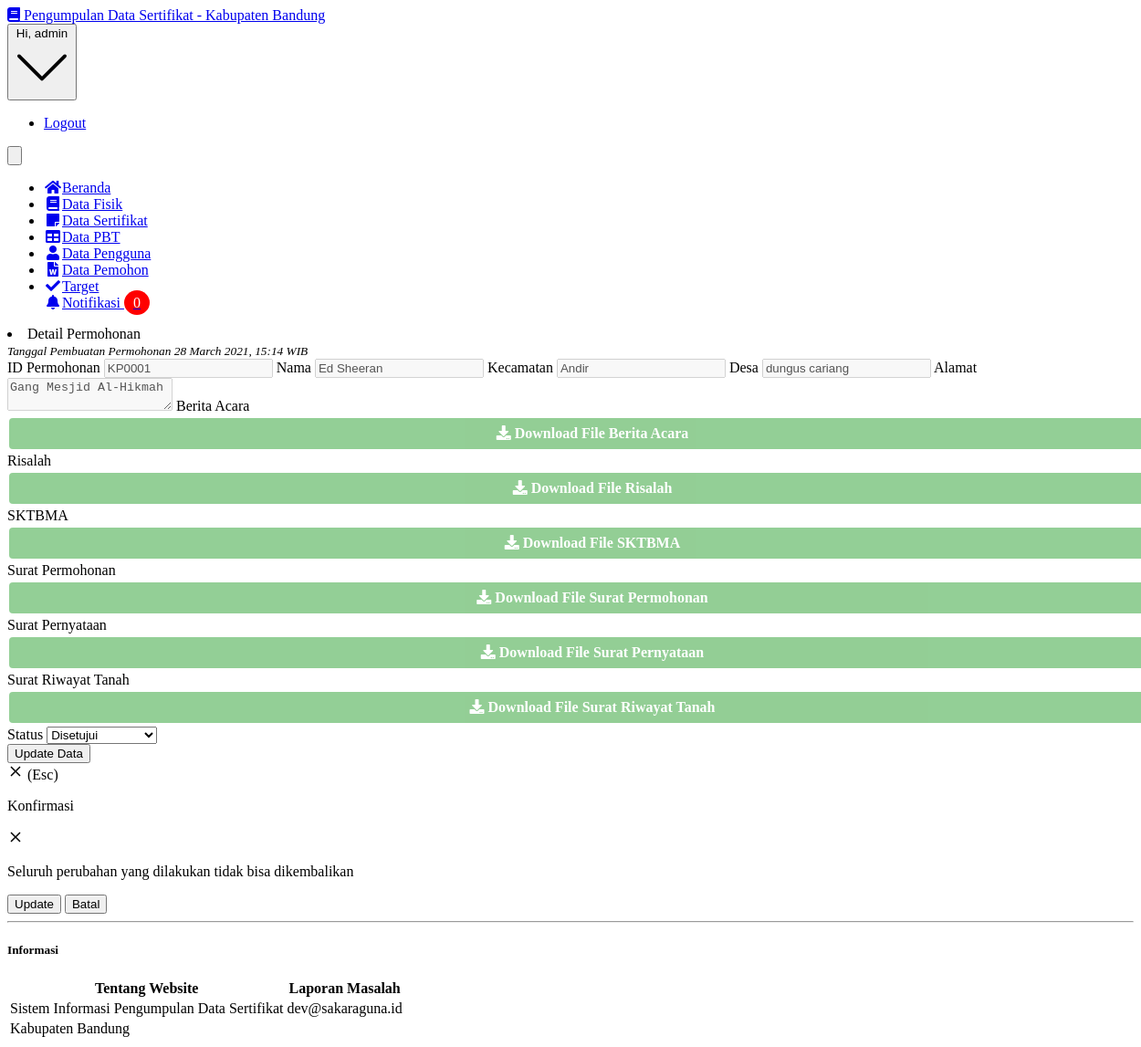
Screenshot of /admin/edit_permohonan.php?id_permohonan=KP0001 (signed in) with the database file from the repository.
### tables this page shows
CREATE TABLE `pemohon_file` (
  `id_pemohon_file` int(5) NOT NULL,
  `id_permohonan` varchar(6) NOT NULL,
  `berita_acara` varchar(255) NOT NULL,
  `risalah` varchar(255) NOT NULL,
  `sktbma` varchar(255) NOT NULL,
  `s_permohonan` varchar(255) NOT NULL,
  `s_pernyataan` varchar(255) NOT NULL,
  `s_riwayat_tanah` varchar(255) NOT NULL
);

CREATE TABLE `user` (
  `id_user` int(5) NOT NULL,
  `username` varchar(20) NOT NULL,
  `password` varchar(50) NOT NULL,
  `email` varchar(50) NOT NULL,
  `nama_lengkap` varchar(50) NOT NULL,
  `jabatan` varchar(10) NOT NULL,
  `dibuat_pada` timestamp(6) NOT NULL DEFAULT CURRENT_TIMESTAMP(6) ON UPDATE CURRENT_TIMESTAMP(6)
);

CREATE TABLE `permohonan` (
  `id_permohonan` varchar(6) NOT NULL,
  `id_user` int(5) NOT NULL,
  `kecamatan` varchar(255) NOT NULL,
  `desa` varchar(255) NOT NULL,
  `alamat` text NOT NULL,
  `status` enum('Belum Di Setujui','Disetujui','Ditolak') NOT NULL,
  `notif` enum('read','unread') NOT NULL,
  `notif_fisik` enum('read','unread') NOT NULL,
  `notif_yuridis` enum('read','unread') NOT NULL,
  `date_created` datetime NOT NULL DEFAULT CURRENT_TIMESTAMP
);

### admin/edit_permohonan.php (the view, shortened to what this page needs)
<?php
	include '../core/conn.php';
$ambilNotif = mysqli_query($connection,"SELECT * FROM permohonan WHERE notif = 'unread' ORDER BY id_permohonan ASC");
$jumlahNotif = mysqli_num_rows($ambilNotif);
$id_permohonan = $_GET['id_permohonan'];
$data = mysqli_query($connection, "SELECT p.id_permohonan, p.id_user, p.desa, p.kecamatan, p.alamat, p.status, p.notif, p.date_created, pf.berita_acara, pf.risalah, pf.sktbma, pf.s_permohonan, pf.s_pernyataan, pf.s_riwayat_tanah FROM permohonan AS p INNER JOIN pemohon_file AS pf ON p.id_permohonan = pf.id_permohonan WHERE p.id_permohonan='$id_permohonan'");
                while($d = mysqli_fetch_array($data)){
?>
<!DOCTYPE html>
<html lang="en">
  <head>
    <link rel="stylesheet" href="https://use.fontawesome.com/releases/v5.3.1/css/all.css">
    <link href="../assets/css/style.css" rel="stylesheet" type="text/css">
  </head>
  <body class="bg-gray-100 font-sans leading-normal tracking-normal">
    <nav id="header" class="bg-white fixed w-full z-10 top-0 shadow">
      <div class="w-full container mx-auto flex flex-wrap items-center mt-0 pt-3 pb-3 md:pb-0">
        <div class="w-1/2 pl-2 md:pl-0">
          <a class="text-gray-900 text-base xl:text-xl no-underline hover:no-underline font-bold" href="#">
          <i class="fas fa-book text-orange-600 pr-3"></i> Pengumpulan Data Sertifikat - Kabupaten Bandung
          </a>
        </div>
        <div class="w-1/2 pr-0">
          <div class="flex relative inline-block float-right">
            <div class="relative text-sm">
              <button id="userButton" class="flex items-center focus:outline-none mr-3">
                Hi, <?php echo $_SESSION['username'];?> </span>
              </button>
              <div id="userMenu" class="bg-white rounded shadow-md mt-2 absolute mt-12 top-0 right-0 min-w-full overflow-auto z-30 invisible">
                <ul class="list-reset">
                  <li><a href="../core/logout.php" class="px-4 py-2 block text-gray-900 hover:bg-gray-400 no-underline hover:no-underline">Logout</a></li>
                </ul>
              </div>
            </div>
            <div class="block lg:hidden pr-4">
              <button id="nav-toggle" class="flex items-center px-3 py-2 border rounded text-gray-500 border-gray-600 hover:text-gray-900 hover:border-teal-500 appearance-none focus:outline-none">
              </button>
            </div>
          </div>
        </div>
        <div class="w-full flex-grow lg:flex lg:items-center lg:w-auto hidden lg:block mt-2 lg:mt-0 bg-white z-20" id="nav-content">
          <ul class="list-reset lg:flex flex-1 items-center px-4 md:px-0">
            <li class="mr-6 my-2 md:my-0">
              <a href="index.php" class="block py-1 md:py-3 pl-1 align-middle text-gray-500 no-underline hover:text-gray-900 border-b-2 border-white hover:border-orange-600">
              <i class="fas fa-home fa-fw mr-3 text-gray-500"></i><span class="pb-1 md:pb-0 text-sm">Beranda</span>
              </a>
            </li>
            <li class="mr-6 my-2 md:my-0">
              <a href="fisik.php" class="block py-1 md:py-3 pl-1 align-middle text-gray-500 no-underline hover:text-gray-900 border-b-2 border-white hover:border-pink-500">
              <i class="fas fa-book fa-fw mr-3"></i><span class="pb-1 md:pb-0 text-sm">Data Fisik</span>
              </a>
            </li>
            <li class="mr-6 my-2 md:my-0">
              <a href="sertifikat.php" class="block py-1 md:py-3 pl-1 align-middle text-gray-500 no-underline hover:text-gray-900 border-b-2 border-white hover:border-purple-500">
              <i class="fa fa-sticky-note fa-fw mr-3"></i><span class="pb-1 md:pb-0 text-sm">Data Sertifikat</span>
              </a>
            </li>
            <li class="mr-6 my-2 md:my-0">
              <a href="pbt.php" class="block py-1 md:py-3 pl-1 align-middle text-gray-500 no-underline hover:text-gray-900 border-b-2 border-white hover:border-green-500">
              <i class="fas fa-table fa-fw mr-3"></i><span class="pb-1 md:pb-0 text-sm">Data PBT</span>
              </a>
            </li>
            <li class="mr-6 my-2 md:my-0">
              <a href="users.php" class="block py-1 md:py-3 pl-1 align-middle text-gray-500 no-underline hover:text-gray-900 border-b-2 border-white hover:border-red-500">
              <i class="fa fa-user fa-fw mr-3"></i><span class="pb-1 md:pb-0 text-sm">Data Pengguna</span>
              </a>
            </li>
            <li class="mr-6 my-2 md:my-0">
              <a href="permohonan.php" class="block py-1 md:py-3 pl-1 align-middle text-blue-500 no-underline hover:text-gray-900 border-b-2 border-white border-blue-500">
              <i class="fa fa-file-word fa-fw mr-3"></i><span class="pb-1 md:pb-0 text-sm">Data Pemohon</span>
              </a>
            </li>
            <li class="mr-6 my-2 md:my-0">
              <a href="target.php" class="block py-1 md:py-3 pl-1 align-middle text-gray-500 no-underline hover:text-gray-900 border-b-2 border-white hover:border-yellow-500">
              <i class="fa fa-check fa-fw mr-3"></i><span class="pb-1 md:pb-0 text-sm">Target</span>
              </a>
            </li>
            <li class="dropdown mr-6 my-2 md:my-0">
              <a href="#" class="block py-1 md:py-3 pl-1 align-middle text-gray-500 no-underline hover:text-gray-900 border-b-2 border-white">
              <i class="fa fa-bell fa-fw mr-3"></i><span class="pb-1 md:pb-0 text-sm">Notifikasi <span class="badge"><?php echo $jumlahNotif;?></span></span>
              </a>
            </li>
          </ul>
        </div>
      </div>
    </nav>
    <div class="container w-full mx-auto pt-20">
      <div class="w-full px-4 md:px-0 md:mt-8 mb-16 text-gray-800 leading-normal ">
        <div class="inline flex flex-wrap items-center justify-center">
          <div class="w-full md:w-1/2 xl:w-1/2 p-3">
            <div class="bg-white border rounded shadow p-10">
                <li class="list-none"><span class="text-xl font-bold">Detail Permohonan</span></li>
                <?php
                $id_user = $d['id_user'];
                $nama = mysqli_query($connection, "SELECT nama_lengkap FROM user WHERE id_user=$id_user");
                while ($row = $nama->fetch_assoc()) {
              ?>
              <small><i>Tanggal Pembuatan Permohonan <?php  echo strftime('%d %B %Y, %H:%M',strtotime($d['date_created'])); echo " WIB";?></i></small>
              <form action="" method="POST" class="bg-white rounded mt-4">
                <label for="id_permohonan" class="flex flex-wrap text-sm font-bold text-gray-500 leading-tight">ID Permohonan</label>
                <input disabled id="id_permohonan" autocomplete=off type="text" class="mt-1 inline-block bg-gray-300 focus:border-green-500 focus:border-6 shadow-sm appearance-none border rounded w-full py-2 px-3 text-sm text-gray-700 leading-normal focus:outline-none mb-4"  name="id_permohonan" value="<?=$d['id_permohonan'];?>"/>
                <label for="nama_lengkap" class="flex flex-wrap text-sm font-bold text-gray-500 leading-tight">Nama</label>
                <input disabled id="nama_lengkap" autocomplete=off type="text" class="mt-1 inline-block bg-gray-300 focus:border-green-500 focus:border-6 shadow-sm appearance-none border rounded w-full py-2 px-3 text-sm text-gray-700 leading-normal focus:outline-none mb-4"  name="nama_lengkap" value="<?=$row['nama_lengkap'];?>"/>
                <label for="kecamatan" class="flex flex-wrap text-sm font-bold text-gray-500 leading-tight">Kecamatan</label>
                <input disabled id="kecamatan" autocomplete=off type="text" class="mt-1 inline-block bg-gray-300 focus:border-green-500 focus:border-6 shadow-sm appearance-none border rounded w-full py-2 px-3 text-sm text-gray-700 leading-normal focus:outline-none mb-4"  name="kecamatan" value="<?=$d['kecamatan'];?>"/>
                <label for="desa" class="flex flex-wrap text-sm font-bold text-gray-500 leading-tight">Desa</label>
                <input disabled id="desa" autocomplete=off type="text" class="mt-1 inline-block bg-gray-300 focus:border-green-500 focus:border-6 shadow-sm appearance-none border rounded w-full py-2 px-3 text-sm text-gray-700 leading-normal focus:outline-none mb-4"  name="desa" value="<?=$d['desa'];?>"/>
                <label for="alamat" class="flex flex-wrap text-sm font-bold text-gray-500 leading-tight">Alamat</label>
                <textarea disabled id="alamat" autocomplete=off type="text" class="mt-1 inline-block bg-gray-300 focus:border-green-500 focus:border-6 shadow-sm appearance-none border rounded w-full py-2 px-3 text-sm text-gray-700 leading-normal focus:outline-none mb-4"name="alamat"><?=$d['alamat'];?></textarea>
                <label for="berita_acara" class="flex flex-wrap text-sm font-bold text-gray-500 leading-tight">Berita Acara</label>
                <a class="button" id="berita_acara" name="berita_acara" href="../pemohon/upload_file/<?=$d['id_permohonan'];?>/<?=$d['berita_acara'];?>"><i class="fas fa-download"> Download File Berita Acara </i></a>
                <label for="risalah" class="flex flex-wrap text-sm font-bold text-gray-500 leading-tight">Risalah</label>
                <a class="button" id="risalah" name="risalah" href="../pemohon/upload_file/<?=$d['id_permohonan'];?>/<?=$d['risalah'];?>"><i class="fas fa-download"> Download File Risalah </i></a>
                <label for="sktbma" class="flex flex-wrap text-sm font-bold text-gray-500 leading-tight">SKTBMA</label>
                <a class="button" id="sktbma" name="sktbma" href="../pemohon/upload_file/<?=$d['id_permohonan'];?>/<?=$d['sktbma'];?>"><i class="fas fa-download"> Download File SKTBMA </i></a>
                <label for="s_permohonan" class="flex flex-wrap text-sm font-bold text-gray-500 leading-tight">Surat Permohonan</label>
                <a class="button" id="s_permohonan" name="s_permohonan" href="../pemohon/upload_file/<?=$d['id_permohonan'];?>/<?=$d['s_permohonan'];?>"><i class="fas fa-download"> Download File Surat Permohonan </i></a>
                <label for="s_pernyataan" class="flex flex-wrap text-sm font-bold text-gray-500 leading-tight">Surat Pernyataan</label>
                <a class="button" id="s_pernyataan" name="s_pernyataan" href="../pemohon/upload_file/<?=$d['id_permohonan'];?>/<?=$d['s_pernyataan'];?>"><i class="fas fa-download"> Download File Surat Pernyataan </i></a>
                <label for="s_riwayat_tanah" class="flex flex-wrap text-sm font-bold text-gray-500 leading-tight">Surat Riwayat Tanah</label>
                <a class="button" id="s_riwayat_tanah" name="s_riwayat_tanah" href="../pemohon/upload_file/<?=$d['id_permohonan'];?>/<?=$d['s_riwayat_tanah'];?>"><i class="fas fa-download"> Download File Surat Riwayat Tanah </i></a>
                <label for="status" class="flex flex-wrap text-sm font-bold text-gray-500 leading-tight">Status</label>
                <select name="status" id="status" class="mt-1 inline-block bg-gray-300 focus:border-green-500 focus:border-6 shadow-sm appearance-none border rounded w-full py-2 px-3 text-sm text-gray-700 leading-normal focus:outline-none mb-4">
                    <option value="Disetujui" <?php if($d['status']=="Disetujui") echo 'selected="selected"'; ?>>Disetujui</option>
                  </select><br>
                <input  class="modal-open mt-1 rounded-md text-sm appearance-none border w-100 py-2 px-6 font-reguler bg-red-800 cursor-pointer hover:bg-gray-900 hover:transition duration-700 text-gray-400 leading-normal" type="submit" value="Update Data">
              <div class="modal opacity-0 pointer-events-none fixed w-full h-full top-0 left-0 flex items-center justify-center">
                <div class="modal-container bg-white w-11/12 md:max-w-md mx-auto rounded shadow-lg z-50 overflow-y-auto">
                  <div class="modal-close absolute top-0 right-0 cursor-pointer flex flex-col items-center mt-4 mr-4 text-white text-sm z-50">
                    <svg class="fill-current text-white" xmlns="http://www.w3.org/2000/svg" width="18" height="18" viewBox="0 0 18 18">
                      <path d="M14.53 4.53l-1.06-1.06L9 7.94 4.53 3.47 3.47 4.53 7.94 9l-4.47 4.47 1.06 1.06L9 10.06l4.47 4.47 1.06-1.06L10.06 9z"></path>
                    </svg>
                    <span class="text-sm">(Esc)</span>
                  </div>
                  <div class="modal-content py-4 text-left px-6">
                    <div class="flex justify-between items-center pb-3">
                      <p class="text-2xl font-bold">Konfirmasi</p>
                      <div class="modal-close cursor-pointer z-50">
                        <svg class="fill-current text-black" xmlns="http://www.w3.org/2000/svg" width="18" height="18" viewBox="0 0 18 18">
                          <path d="M14.53 4.53l-1.06-1.06L9 7.94 4.53 3.47 3.47 4.53 7.94 9l-4.47 4.47 1.06 1.06L9 10.06l4.47 4.47 1.06-1.06L10.06 9z"></path>
                        </svg>
                      </div>
                    </div>
                    <p>Seluruh perubahan yang dilakukan tidak bisa dikembalikan</p>
                    <div class="flex justify-end pt-2">
                      <input type="submit" class="px-4 bg-transparent p-3 rounded-lg text-indigo-500 hover:bg-gray-100 hover:text-indigo-400 mr-2" value="Update" name="update">
                      <button class="focus:no-outline modal-close px-4 bg-indigo-500 p-3 rounded-lg text-white hover:bg-indigo-400">Batal</button>
                    </div>
                  </div>
                </div>
              </div>
              </form>
            <?php } ?>
                <?php } ?>
            </div>
          </div>
        </div>
        <hr class="border-t mx-2 border-gray-400">
          <div class="w-full p-3">
            <div class="bg-white border rounded shadow">
              <div class="border-b p-3">
                <h5 class="font-bold uppercase text-gray-600">Informasi</h5>
              </div>
              <div class="p-5">
                <table class="w-full p-5 text-gray-700">
                  <thead>
                    <tr>
                      <th class="text-left text-blue-900">Tentang Website</th>
                      <th class="text-left text-blue-900">Laporan Masalah</th>
                    </tr>
                  </thead>
                  <tbody>
                    <tr>
                      <td>Sistem Informasi Pengumpulan Data Sertifikat</td>
                      <td>dev@sakaraguna.id</td>
                    </tr>
                    <tr>
                      <td>Kabupaten Bandung</td>
                    </tr>
                  </tbody>
                </table>
              </div>
            </div>
          </div>
        </div>
        </div>
  </body>
</html>

### admin/edit_permohonan.php (style rules this page uses)
.badge { top: -10px; right: -10px; padding: 5px 10px; border-radius: 50%; background-color: red; color: white; }
li.dropdown { display: inline-block; }
.button { background-color: #4CAF50; border: none; color: white; padding: 8px 22px; text-align: center; font-size: 16px; margin: 4px 2px; opacity: 0.6; transition: 0.3s; display: inline-block; text-decoration: none; cursor: pointer; border-radius: 4px; width: 100%; }

### rows the page displays
pemohon_file: jumlahNotif "0"
user: nama_lengkap "Ed Sheeran"
permohonan: date_created "28 March 2021, 15:14", id_permohonan "KP0001", kecamatan "Andir", desa "dungus cariang", alamat "Gang Mesjid Al-Hikmah"
